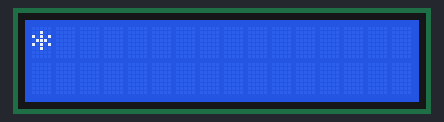
The program below on a simulated Arduino Mega 2560, built with avr-gcc and run on an emulated ATmega2560. On the bench: 16×2 character LCD.

Above: at 0.21 s.
At 0.81 s:
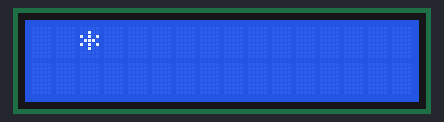
At 1.42 s:
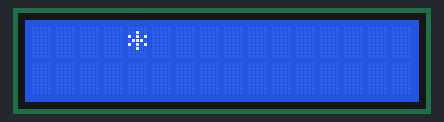
At 2.63 s:
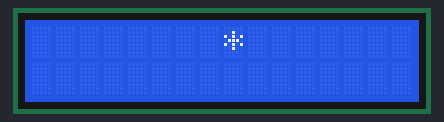
At 3.84 s:
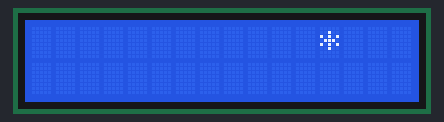
At 5.35 s:
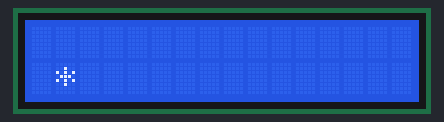

Measured:
- by itself, everything shown: repeats every 4.8 s, in 32 steps

The program:

main.cpp
```cpp
#include <Arduino.h>
#include <Wire.h>
#include <LiquidCrystal.h>
#include <Keypad.h>

#define PASSWORD "9831067"
String enteredPass = "";

String NAME = "ALI";

int curr_row = 0;
int curr_col = 0;

LiquidCrystal lcd(1, 0, 18, 19, 20, 21);

const byte rows = 4; //four rows
const byte cols = 4; //four columns
char keys[rows][cols] = {
    {'7', '8', '9', '/'},
    {'4', '5', '6', 'x'},
    {'1', '2', '3', '-'},
    {'#', '0', '=', '+'}};

byte rowPins[rows] = {30, 31, 32, 33}; //connect to the row pinouts of the keypad
byte colPins[cols] = {34, 35, 36, 37}; //connect to the column pinouts of the keypad
Keypad keypad = Keypad(makeKeymap(keys), rowPins, colPins, rows, cols);

void first_part(void);
void second_part(void);
void third_part(void);
void fourth_part(void);
void go_one_step(int start_row, int start_col);
double calc(int op_1, int op_2, String oper);

void setup()
{
  // put your setup code here, to run once:
  lcd.begin(16, 2);
  // lcd.print("hello world!");
}

void loop()
{

  // first_part();
  // second_part();
  // third_part();
  fourth_part();
}

double calc(int op_1, int op_2, char oper)
{
  switch (oper)
  {
  case '+':
    return (double)op_1 + op_2;
  case '-':
    return (double)op_1 - op_2;
  case 'x':
    return (double)op_1 * op_2;
  case '/':
    return op_1 / (double)op_2;
  default:
    return 0;
  }
}

String enteredText = "";
void third_part(void)
{
  char key = keypad.getKey();

  if (key != NO_KEY)
  {
    if (enteredText.equals(""))
    {
      lcd.clear();
      lcd.setCursor(0, 0);
    }

    lcd.print(key);
    if (key == '=')
    {
      int index = enteredText.indexOf("+");

      if (index == -1)
      {
        index = enteredText.indexOf("-");

        if (index == -1)
        {
          index = enteredText.indexOf("/");
          if (index == -1)
          {
            index = enteredText.indexOf("x");
          }
        }
      }

      int operand_1 = enteredText.substring(0, index).toInt();
      int operand_2 = enteredText.substring(index + 1, enteredText.length()).toInt();
      char oper = enteredText.charAt(index);

      double result = calc(operand_1, operand_2, oper);
      lcd.setCursor(0, 1);
      lcd.print(result);
      enteredText = "";
    }
    else
    {
      enteredText = enteredText + key;
    }
  }
}

char c = '*';
void fourth_part(void)
{
  lcd.print(c);

  delay(300);
  lcd.clear();
  curr_col = (curr_col + 1) % 16;
  curr_row = (curr_row + 1) % 2;
  lcd.setCursor(curr_col, curr_row);

}

void second_part(void)
{

  char key = keypad.getKey();

  if (key != NO_KEY)
  {
    if (enteredPass.equals(""))
    {
      lcd.clear();
    }

    lcd.print(key);

    if (key == '#')
    {
      lcd.clear();

      if (enteredPass.equals(PASSWORD))
      {
        lcd.print("correct pass");
      }
      else
      {
        lcd.print("wrong pass");
      }

      enteredPass = "";
    }
    else
    {
      enteredPass = enteredPass + key;
    }
  }
}

void first_part(void)
{

  while (true)
  {

    go_one_step(curr_row, curr_col);
    delay(300);

    lcd.clear();

    curr_col = (curr_col + 1) % 16;
    if (curr_col == 0)
    {
      curr_row = (curr_row + 1) % 2;
    }
  }
}

void go_one_step(int start_row, int start_col)
{
  lcd.setCursor(start_col, start_row);
  for (char &c : NAME)
  {
    lcd.print(c);

    start_col = (start_col + 1) % 16;
    if (start_col == 0)
    {
      start_row = (start_row + 1) % 2;
      if (start_row == 0)
      {
        //go to first line(row)
        lcd.setCursor(0, 0);
      }
      else
      {
        //go to new line
        lcd.setCursor(0, 1);
      }
    }
  }
}
```
